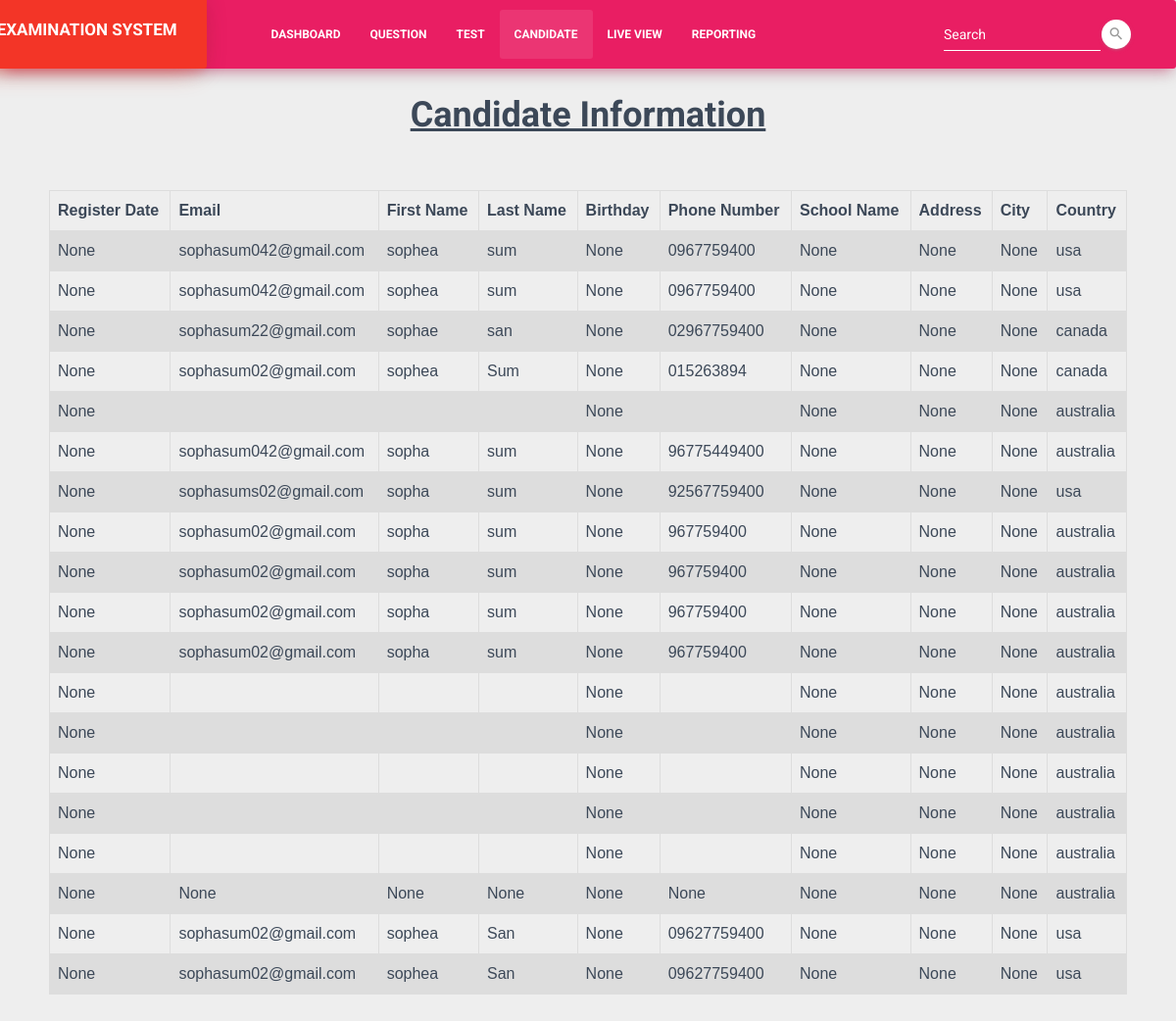
Page /candidate/ on the committed database.
### register/models.py (models this page shows, shortened)
class Register(models.Model):
	created_at = models.DateTimeField(auto_now_add=True)
	email = models.EmailField(max_length=120, blank=True, null=True)
	firstname= models.CharField(max_length=120, blank=True, null=True)
	lastname = models.CharField(max_length=120, blank=True, null=True)
	phonenumber = models.CharField(max_length=120, blank=True, null=True)
	country = models.CharField(max_length=120, blank=True, null=True)
	file = models.ImageField(upload_to='profile_image',blank=True)
	image = models.ImageField(upload_to='card_image',blank=True)
	birthday = models.DateField()
	address = models.CharField(max_length=200, blank=True, null=True)
	sname = models.CharField(max_length=300, blank=True, null=True)
	city = models.CharField(max_length=120, blank=True, null=True)

### register/views.py (the view)
# urls.py: url(r'^candidate/', candidate, name="candidate"),
def candidate(request):
	candidates = Register.objects.all()
	return render(request,'candidate.html',{'candidates':candidates})

### templates/candidate.html (shortened to what this page needs)
{% load static from staticfiles %}
<!DOCTYPE html>
<html lang="en">
<head>
  <link rel="stylesheet" href="https://maxcdn.bootstrapcdn.com/font-awesome/latest/css/font-awesome.min.css">
  <link rel='stylesheet' href="{% static 'css/material-kit.css' %}">
  <link rel='stylesheet' href="{% static 'demo/demo.css' %}">
  <link rel='stylesheet' href="{% static 'css/candidate.css' %}">
</head>
<body>
	{% block content %}
	<nav class="navbar navbar-expand-lg bg-rose">
    <div class="container">
        <div class="navbar-translate">
            <button type="button" class="btn btn-danger" href="/presentation.html" style="margin-left: -142px; margin-top: -22px;margin-bottom: -17px"><h5><b>Online Examination System</b></h5></button>
        </div>
        <div class="collapse navbar-collapse">
            <ul class="navbar-nav" style="margin-left: 50px">
                <li class="nav-item">
                    <a href="#Dashboard" class="nav-link"><b>Dashboard</b></a>
                </li>
                <li class="nav-item">
                    <a href="#Question" class="nav-link"><b>Question</b></a>
                </li>
                <li class="nav-item">
                    <a href="#Test" class="nav-link"><b>Test</b></a>
                </li>
                <li class="nav-item active">
                    <a href="#Candidate" class="nav-link"><b>Candidate</b></a>
                </li>
                <li class="nav-item">
                    <a href="#Live View" class="nav-link"><b>Live View</b></a>
                </li>
                <li class="nav-item">
                    <a href="#report" class="nav-link"><b>Reporting</b></a>
                </li>
            </ul>
            <form class="form-inline ml-auto">
                <div class="form-group has-white">
                  <input type="text" class="form-control" placeholder="Search">
                </div>
                <button type="submit" class="btn btn-white btn-raised btn-fab btn-fab-mini btn-round">
                    <i class="material-icons">search</i>
                </button>
            </form>
        </div>
    </div>
</nav>
  <center><h2><b><u>Candidate Information</u></b></h2></center>
  <div style="margin: 50px">
  <table>
    <tr>
        <th>Register Date</th>
        <th>Email</th>
        <th>First Name</th>
        <th>Last Name</th>
        <th>Birthday</th>
        <th>Phone Number</th>
        <th>School Name</th>
        <th>Address</th>
        <th>City</th>
        <th>Country</th>
      </tr>
    {% for candidate in candidates %}
    <tr>
      <td>{{ candidate.created_at}}</td>
      <td>{{ candidate.email }}</td>
      <td>{{ candidate.firstname }}</td>
      <td>{{ candidate.lastname }}</td>
      <td>{{ candidate.birthday }}</td>
      <td>{{ candidate.phonenumber }}</td>
      <td>{{ candidate.sname }}</td>
      <td>{{ candidate.address }}</td>
      <td>{{ candidate.city }}</td>
      <td>{{ candidate.country }}</td>
    </tr>
    {% endfor %}
  </table>
</div>
{% endblock content %}
</body>
</html>

### static/css/candidate.css (style rules this page uses)
table { font-family: arial, sans-serif; border-collapse: collapse; width: 100%; }
td, th { border: 1px solid #dddddd; text-align: left; padding: 8px; }
tr:nth-child(even) { background-color: #dddddd; }

### rows in the picture
Register: created_at "None", email "sophasum042@gmail.com", firstname "sophea", lastname "sum", birthday "None", phonenumber "0967759400", sname "None", address "None", city "None", country "usa"
Register: created_at "None", email "sophasum042@gmail.com", firstname "sophea", lastname "sum", birthday "None", phonenumber "0967759400", sname "None", address "None", city "None", country "usa"
Register: created_at "None", email "sophasum22@gmail.com", firstname "sophae", lastname "san", birthday "None", phonenumber "02967759400", sname "None", address "None", city "None", country "canada"
Register: created_at "None", email "sophasum02@gmail.com", firstname "sophea", lastname "Sum", birthday "None", phonenumber "015263894", sname "None", address "None", city "None", country "canada"
Register: created_at "None", birthday "None", sname "None", address "None", city "None", country "australia"
Register: created_at "None", email "sophasum042@gmail.com", firstname "sopha", lastname "sum", birthday "None", phonenumber "96775449400", sname "None", address "None", city "None", country "australia"
Register: created_at "None", email "sophasums02@gmail.com", firstname "sopha", lastname "sum", birthday "None", phonenumber "92567759400", sname "None", address "None", city "None", country "usa"
Register: created_at "None", email "sophasum02@gmail.com", firstname "sopha", lastname "sum", birthday "None", phonenumber "967759400", sname "None", address "None", city "None", country "australia"
Register: created_at "None", email "sophasum02@gmail.com", firstname "sopha", lastname "sum", birthday "None", phonenumber "967759400", sname "None", address "None", city "None", country "australia"
Register: created_at "None", email "sophasum02@gmail.com", firstname "sopha", lastname "sum", birthday "None", phonenumber "967759400", sname "None", address "None", city "None", country "australia"
Register: created_at "None", email "sophasum02@gmail.com", firstname "sopha", lastname "sum", birthday "None", phonenumber "967759400", sname "None", address "None", city "None", country "australia"
Register: created_at "None", birthday "None", sname "None", address "None", city "None", country "australia"
Register: created_at "None", birthday "None", sname "None", address "None", city "None", country "australia"
Register: created_at "None", birthday "None", sname "None", address "None", city "None", country "australia"
Register: created_at "None", birthday "None", sname "None", address "None", city "None", country "australia"
Register: created_at "None", birthday "None", sname "None", address "None", city "None", country "australia"
Register: created_at "None", email "None", firstname "None", lastname "None", birthday "None", phonenumber "None", sname "None", address "None", city "None", country "australia"
Register: created_at "None", email "sophasum02@gmail.com", firstname "sophea", lastname "San", birthday "None", phonenumber "09627759400", sname "None", address "None", city "None", country "usa"
Register: created_at "None", email "sophasum02@gmail.com", firstname "sophea", lastname "San", birthday "None", phonenumber "09627759400", sname "None", address "None", city "None", country "usa"
